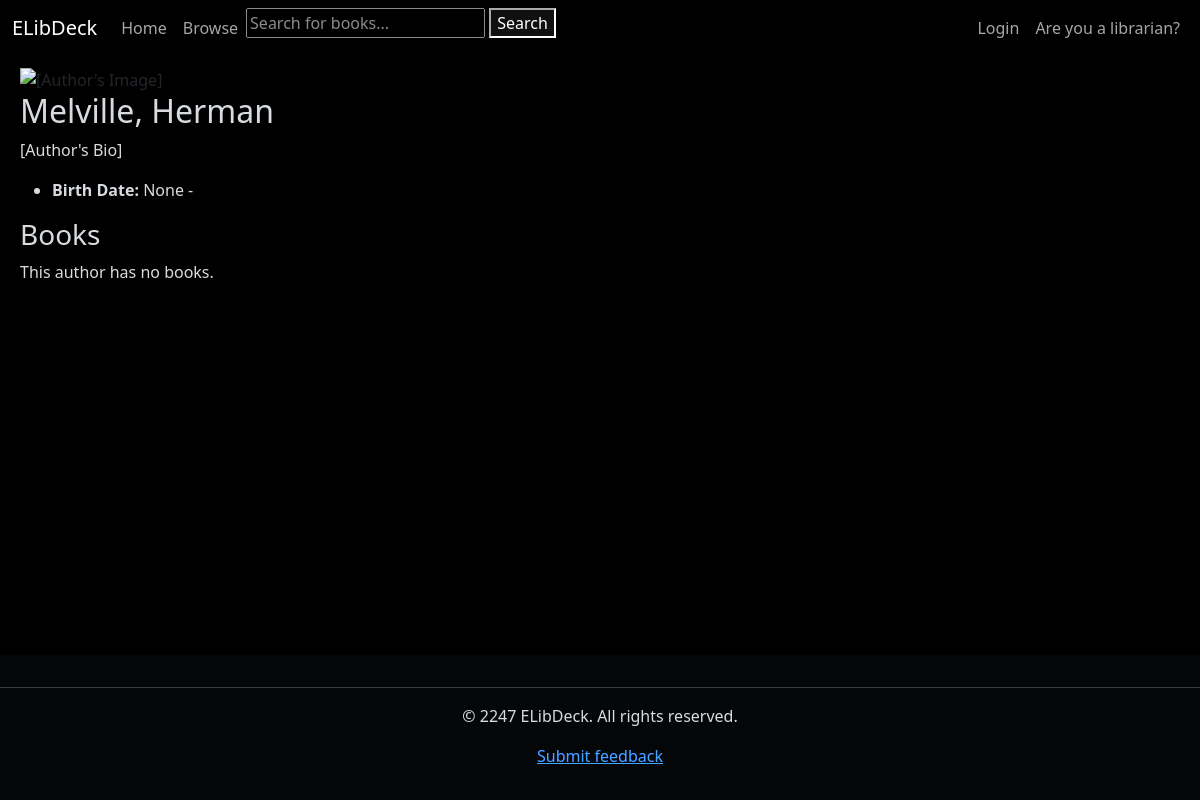
/author/5, run on an earlier commit of the app's database.
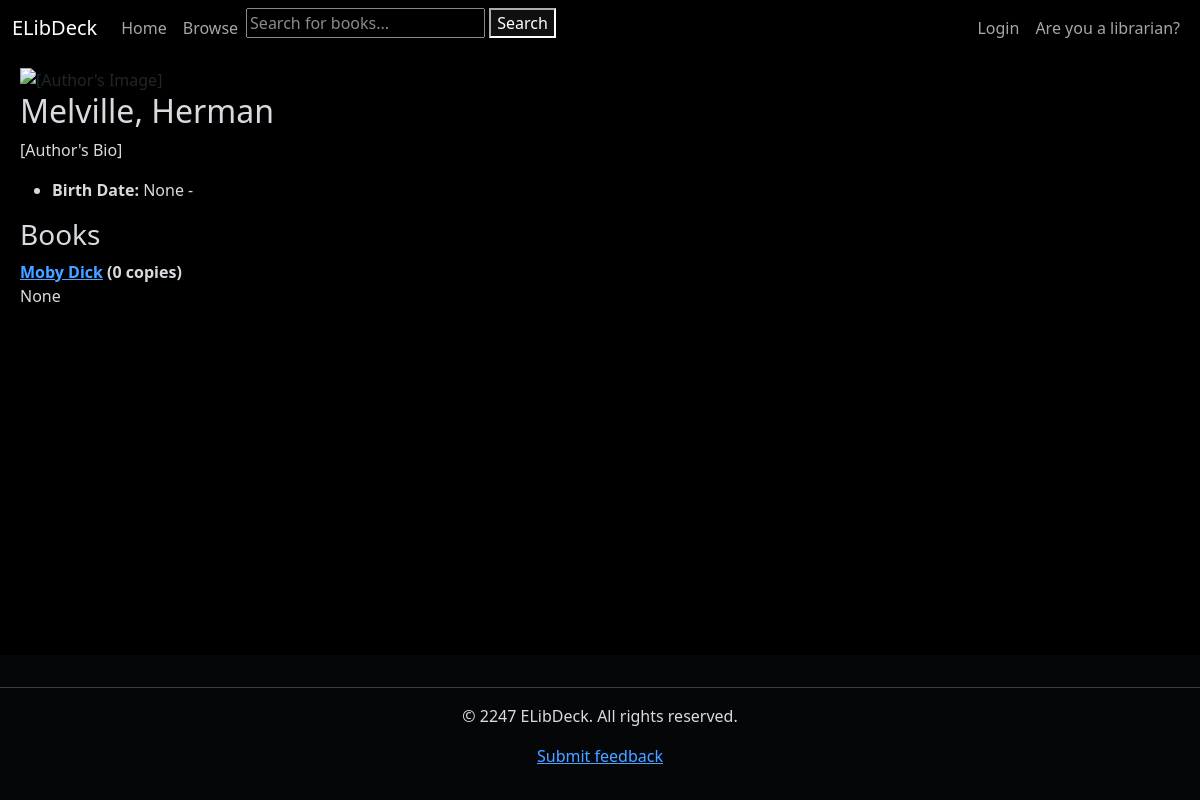
And on a later commit of the database.
### books_catalog/models.py (models this page shows, shortened)
class Book(models.Model):
    title = models.CharField(max_length=255, blank=True, null=True, help_text='Title of book')
    author = models.ForeignKey('Author', on_delete=models.RESTRICT, null=True)
    summary = models.TextField(max_length=1000, help_text="Enter a brief description of the book.", blank=True,
                               null=True)
    isbn = models.CharField('ISBN', max_length=13, unique=True, help_text='13 character ISBN', blank=True, null=True)
    genre = models.ManyToManyField(Genre, help_text='Select a genre for this book.')
    cover_image = models.ImageField(upload_to='covers', blank=True, null=True)
    publication_date = models.IntegerField(blank=True, null=True, help_text='Year of publication')
    borrowers = models.ManyToManyField(settings.AUTH_USER_MODEL, blank=True, related_name="borrowed_books")
    class Meta:
        ordering = ['title', '-publication_date']
    def __str__(self):
        return self.title

### books_catalog/views.py (the view)
# urls.py: path('author/<int:pk>', views.AuthorDetailView.as_view(), name='author-detail'),
class AuthorDetailView(generic.DetailView):
    model = Author
    template_name = 'books_catalog/author_detail.html'
    context_object_name = 'author'

### books_catalog/models.py (called while the page is built)
    def __str__(self):
        return f'{self.last_name}, {self.first_name}'

### books_catalog/templates/books_catalog/author_detail.html
{% extends "generic.html" %}
{% block content %}
<section id="author-profile">
    <div class="author-image">
        <img src="" alt="[Author's Image]">
    </div>
    <div class="author-info">
        <h2>{{ author }}</h2>
        <p>[Author's Bio]</p>
        <ul>
            <li><strong>Birth Date:</strong>
                {{author.date_of_birth}} - {% if author.date_of_death %}{{author.date_of_death}}{% endif %}
            </li>
        </ul>
    </div>
</section>
<section id="author-books">
    <h3>Books</h3>
    <dl>
        {% for book in author.book_set.all %}
        <dt><a href="{% url 'books_catalog:book-detail' book.pk %}">{{book}}</a> ({{book.bookinstance_set.all.count}} copies)</dt>
        <dd>{{book.summary}}</dd>
        {% empty %}
        <p>This author has no books.</p>
        {% endfor %}
    </dl>
</section>
{% endblock %}

What changed in the data, as far as the page shows it:
added Book: title "Moby Dick", bookinstance_set.all.count "0", summary "None"
Also different on the page:
text no longer shown: "This author has no books."
